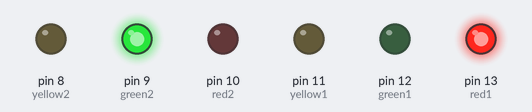
This sketch was run on a simulated Arduino Uno, built with avr-gcc and run on an emulated ATmega328P. Shown: output pins drawn as LEDs (lit = HIGH).

Above: at 4.5 s.
At 18.5 s:
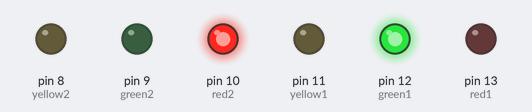
At 25.5 s:
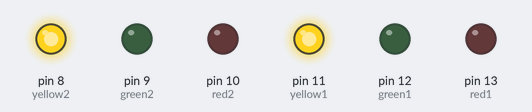
Timing chart, 0 to 36.4 s (numbered marks = the images above):
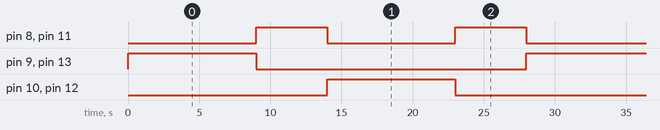

Measured:
- by itself, pin 8 (yellow2), pin 11 (yellow1): alternates HIGH for 5.0 s and LOW for 9.0 s
- by itself, pin 9 (green2), pin 10 (red2), pin 12 (green1), pin 13 (red1): alternates HIGH for 9.0 s and LOW for 19.0 s
- by itself, everything shown: repeats every 28.0 s, in 4 steps

The sketch:

practices1.ino
```cpp
// C++ code
//
int red1=13;
int green1=12;
int yellow1=11;
int red2=10;
int green2=9;
int yellow2=8;
void setup()
{
  pinMode(red1, OUTPUT);
  pinMode(green1, OUTPUT);
  pinMode(yellow1, OUTPUT);
  pinMode(red2, OUTPUT);
  pinMode(green2, OUTPUT);
  pinMode(yellow2, OUTPUT);
}

void loop()
{
   digitalWrite(red1, HIGH);
   digitalWrite(green1, LOW);
   digitalWrite(yellow1, LOW);
   digitalWrite(red2, LOW);
   digitalWrite(green2, HIGH);
   digitalWrite(yellow2, LOW);
  delay(9000);

  digitalWrite(red1, LOW);
   digitalWrite(green1, LOW);
   digitalWrite(yellow1, HIGH);
   digitalWrite(red2, LOW);
   digitalWrite(green2, LOW);
   digitalWrite(yellow2, HIGH);
  delay(5000);

  digitalWrite(red1, LOW);
   digitalWrite(green1, HIGH);
   digitalWrite(yellow1, LOW);
   digitalWrite(red2, HIGH);
   digitalWrite(green2, LOW);
   digitalWrite(yellow2, LOW);
  delay(9000);

  digitalWrite(red1, LOW);
   digitalWrite(green1, LOW);
   digitalWrite(yellow1, HIGH);
   digitalWrite(red2, LOW);
   digitalWrite(green2, LOW);
   digitalWrite(yellow2, HIGH);
  delay(5000);


}
```
